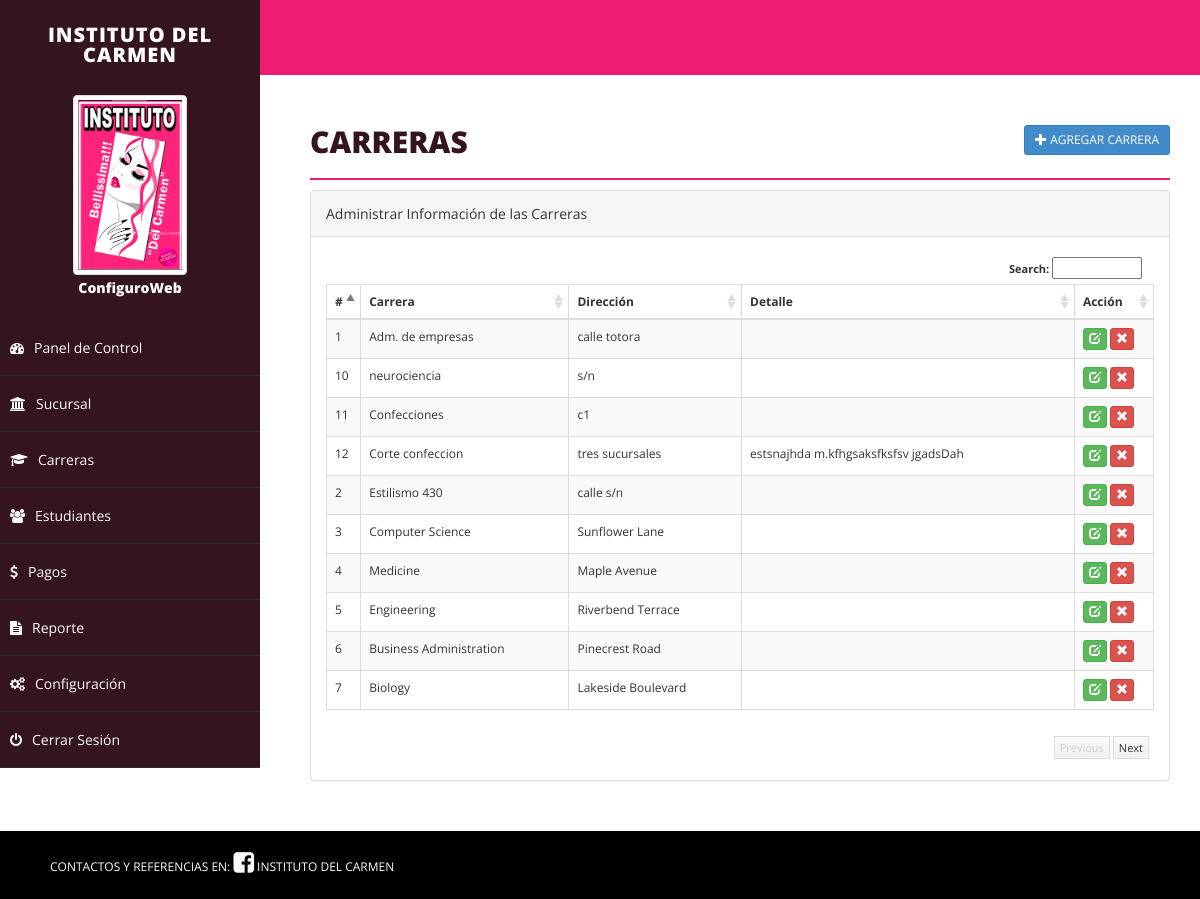
The app's page /career.php (signed in) with its own data.
### tables this page shows
CREATE TABLE `career` (
  `id` int(11) NOT NULL,
  `career` varchar(255) NOT NULL,
  `address` text NOT NULL,
  `detail` text NOT NULL,
  `delete_status` enum('0','1') NOT NULL DEFAULT '0'
);

### career.php (the view, shortened to what this page needs)
<?php
include("php/dbconnect.php");
$career = '';
$address = '';
$detail = '';
$id = '';
$action = "add";
?>
<!DOCTYPE html>
<html xmlns="http://www.w3.org/1999/xhtml">
<head>
	<link href="css/bootstrap.css" rel="stylesheet" />
	<link href="css/font-awesome.css" rel="stylesheet" />
	<link href="css/basic.css" rel="stylesheet" />
	<link href="css/custom.css" rel="stylesheet" />
</head>
<?php
include("php/header.php");
?>
<div id="page-wrapper">
	<div id="page-inner">
		<div class="row">
			<div class="col-md-12">
				<h1 class="page-head-line">Carreras
					<?php
					echo (isset($_GET['action']) && @$_GET['action'] == "add" || @$_GET['action'] == "edit") ?
						' <a href="career.php" class="btn btn-primary btn-sm pull-right">Volver <i class="glyphicon glyphicon-arrow-right"></i></a>' : '<a href="career.php?action=add" class="btn btn-primary btn-sm pull-right"><i class="glyphicon glyphicon-plus"></i> Agregar Carrera </a>';
					?>
				</h1>
			</div>
		</div>
		<?php
		if (isset($_GET['action']) && @$_GET['action'] == "add" || @$_GET['action'] == "edit") {
		?>
			<script type="text/javascript" src="js/validation/jquery.validate.min.js"></script>
			<div class="row">
				<div class="col-sm-8 col-sm-offset-2">
					<div class="panel panel-primary">
						<div class="panel-heading">
							<?php echo ($action == "add") ? "Agregar Carrera" : "Editar Carrera"; ?>
						</div>
						<form action="career.php" method="post" id="signupForm1" class="form-horizontal">
							<div class="panel-body">
								<div class="form-group">
									<label class="col-sm-2 control-label" for="Old">Carrera </label>
									<div class="col-sm-10">
										<input type="text" class="form-control" id="career" name="career" value="<?php echo $career; ?>" />
									</div>
								</div>
								<div class="form-group">
									<label class="col-sm-2 control-label" for="Password"> Dirección </label>
									<div class="col-sm-10">
										<textarea class="form-control" id="address" name="address"><?php echo $address; ?></textarea>
									</div>
								</div>
								<div class="form-group">
									<label class="col-sm-2 control-label" for="Confirm"> Detalle</label>
									<div class="col-sm-10">
										<textarea class="form-control" name="detail" id="detail"><?php echo $detail; ?></textarea>
									</div>
								</div>
								<div class="form-group">
									<div class="col-sm-8 col-sm-offset-2">
										<input type="hidden" name="id" value="<?php echo $id; ?>">
										<input type="hidden" name="action" value="<?php echo $action; ?>">
										<button type="submit" name="save" class="btn btn-primary">Guardar </button>
									</div>
								</div>
							</div>
						</form>
					</div>
				</div>
			</div>
			<script type="text/javascript">
				$(document).ready(function() {
					if ($("#signupForm1").length > 0) {
						$("#signupForm1").validate({
							rules: {
								career: "required",
								address: "required"
							},
							messages: {
								career: "Please enter career name",
								address: "Please enter address"
							},
							errorElement: "em",
							errorPlacement: function(error, element) {
								// Add the `help-block` class to the error element
								error.addClass("help-block");
								// Add `has-feedback` class to the parent div.form-group
								// in order to add icons to inputs
								element.parents(".col-sm-10").addClass("has-feedback");
								if (element.prop("type") === "checkbox") {
									error.insertAfter(element.parent("label"));
								} else {
									error.insertAfter(element);
								}
								// Add the span element, if doesn't exists, and apply the icon classes to it.
								if (!element.next("span")[0]) {
									$("<span class='glyphicon glyphicon-remove form-control-feedback'></span>").insertAfter(element);
								}
							},
							success: function(label, element) {
								// Add the span element, if doesn't exists, and apply the icon classes to it.
								if (!$(element).next("span")[0]) {
									$("<span class='glyphicon glyphicon-ok form-control-feedback'></span>").insertAfter($(element));
								}
							},
							highlight: function(element, errorClass, validClass) {
								$(element).parents(".col-sm-10").addClass("has-error").removeClass("has-success");
								$(element).next("span").addClass("glyphicon-remove").removeClass("glyphicon-ok");
							},
							unhighlight: function(element, errorClass, validClass) {
								$(element).parents(".col-sm-10").addClass("has-success").removeClass("has-error");
								$(element).next("span").addClass("glyphicon-ok").removeClass("glyphicon-remove");
							}
						});
					}
				});
			</script>
		<?php
		} else {
		?>
			<link href="css/datatable/datatable.css" rel="stylesheet" />
			<div class="panel panel-default">
				<div class="panel-heading">
					Administrar Información de las Carreras
				</div>
				<div class="panel-body">
					<div class="table-sorting table-responsive">
						<table class="table table-striped table-bordered table-hover" id="tSortable22">
							<thead>
								<tr>
									<th>#</th>
									<th>Carrera</th>
									<th>Dirección</th>
									<th>Detalle</th>
									<th>Acción</th>
								</tr>
							</thead>
							<tbody>
								<?php
								$sql = "select * from career where delete_status='0'";
								$q = $conn->query($sql);
								$i = 1;
								while ($r = $q->fetch_assoc()) {
									echo '<tr>
                                            <td>' . $i . '</td>
                                            <td>' . $r['career'] . '</td>
                                            <td>' . $r['address'] . '</td>
                                            <td>' . $r['detail'] . '</td>
											<td>
											<a href="career.php?action=edit&id=' . $r['id'] . '" class="btn btn-success btn-xs"><span class="glyphicon glyphicon-edit"></span></a>
											<a onclick="return confirm(\'Realmente deseas continuar. Si confirmas el registro se eliminará de manera irreversible\');" href="career.php?action=delete&id=' . $r['id'] . '" class="btn btn-danger btn-xs"><span class="glyphicon glyphicon-remove"></span></a> </td>
                                        </tr>';
									$i++;
								}
								?>
							</tbody>
						</table>
					</div>
				</div>
			</div>
		<?php
		}
		?>
	</div>
</div>
<div id="footer-sec">
	CONTACTOS Y REFERENCIAS EN: <a href="https://www.facebook.com/people/Instituto-Del-Carmen-Cochabamba/100084527167834/" target="_blank"><i class="fa fa-facebook-square fa-2x" aria-hidden="true"></i> INSTITUTO DEL CARMEN</a>
</div>
</body>
</html>

### css/basic.css (style rules this page uses)
html, body { font-family: 'Open Sans', sans-serif; line-height: 25px; height: 100%; }
#page-wrapper { padding: 15px 15px; min-height: calc(100% - 75px); background: #FFFFFF; }
#page-inner { width: 100%; margin: 5px 10px; background-color: #fff !important; padding: 10px; min-height: calc(100% - 90px); }
.page-head-line { font-size: 30px; text-transform: uppercase; color: #34141F; font-weight: 800; padding-bottom: 20px; border-bottom: 2px solid #EC1C70; margin-bottom: 10px; }
#footer-sec { background-color: #000; padding: 20px 50px; color: #FCFBFC; font-size: 12px; width: 100%; position: fixed; bottom: 0; }
#footer-sec a { color: #FCFBFC; }
@media (min-width:768px) { #page-wrapper { margin: 0 0 0 260px; padding: 15px 30px; min-height: calc(100% - 75px); } }
@media (min-width:768px) { #footer-sec { position: relative; } }

### css/datatable/datatable.css (style rules this page uses)
.dataTable { float: left; }
.table-sorting { padding: 0px; position: relative; font-size: 12px; background-color: #FFF; }
.table-sorting .table { border-top: 1px solid #DDD; border-bottom: 1px solid #DDD; }
.table-sorting .sorting_asc { background: url('../../img/datatable/sort_asc.png') no-repeat center right; cursor: pointer; }
.table-sorting .sorting { background: url('../../img/datatable/sort_both.png') no-repeat center right; cursor: pointer; }

### records on screen
career: career "Adm. de empresas", address "calle totora"
career: career "Estilismo 430", address "calle s/n"
career: career "Computer Science", address "Sunflower Lane"
career: career "Medicine", address "Maple Avenue"
career: career "Engineering", address "Riverbend Terrace"
career: career "Business Administration", address "Pinecrest Road"
career: career "Biology", address "Lakeside Boulevard"
career: career "neurociencia", address "s/n"
career: career "Confecciones", address "c1"
career: career "Corte confeccion", address "tres sucursales", detail "estsnajhda m.kfhgsaksfksfsv jgadsDah"

### other values on screen
$_SESSION['rainbow_name'] "ConfiguroWeb"
